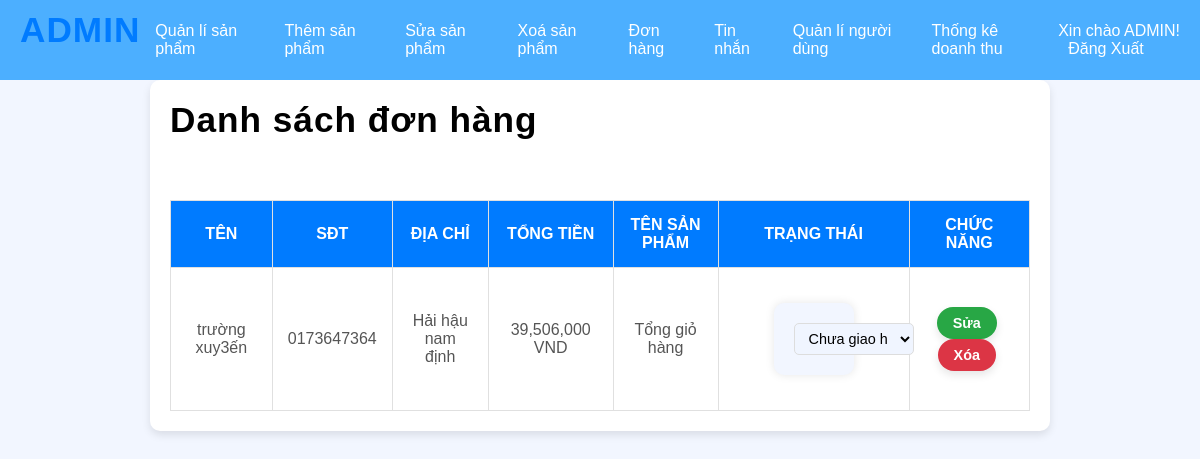
Screenshot of /donhang.php with the database file from the repository.
### tables this page shows
CREATE TABLE `don_hang` (
  `ten` varchar(100) NOT NULL,
  `sdt` varchar(11) NOT NULL,
  `diachi` varchar(100) NOT NULL,
  `tongtien` int(9) NOT NULL,
  `tensanpham` varchar(150) NOT NULL,
  `user_id` int(11) NOT NULL
);

### donhang.php (the view, shortened to what this page needs)
<!DOCTYPE html>
<html>
<head>
</head>
<body>
    <?php include 'header_admin.php'; ?>
    <section class="content">
        <h1 style="color: black;">Danh sách đơn hàng</h1>
        <table>
            <thead>
                <tr>
                    <th>Tên</th>
                    <th>SĐT</th>
                    <th>Địa chỉ</th>
                    <th>Tổng tiền</th>
                    <th>Tên sản phẩm</th>
                    <th>Trạng thái</th>
                    <th>Chức năng</th>
                </tr>
            </thead>
            <tbody>
                <?php
                    include 'database.php';
                    $sql = "SELECT * FROM don_hang";
                    $result = $conn->query($sql);
                    if ($result->num_rows > 0) {
                        while ($row = $result->fetch_assoc()) {
                            echo "<tr>";
                            echo "<td>" . $row['ten'] . "</td>";
                            echo "<td>" . $row['sdt'] . "</td>";
                            echo "<td>" . $row['diachi'] . "</td>";
                            echo "<td>" . number_format($row['tongtien']) . " VND" . "</td>";
                            echo "<td>" . $row['tensanpham'] . "</td>";
                            $status = $row['status'];
                            echo "<td>
                                    <form action='update_status_donhang.php' method='POST' class='status' onChange='this.submit()'>
                                        <select name='status'>
                                            <option value='0' " . ($status == 0 ? 'selected' : '') . ">Chưa giao hàng</option>
                                            <option value='1' " . ($status == 1 ? 'selected' : '') . ">Đã giao</option>
                                        </select>
                                        <input type='hidden' name='user_id' value='" . $row['user_id'] . "' />
                                    </form>
                                  </td>";
                            echo "<td>
                                    <a href='edit_donhang.php?order_id=" . $row['order_id'] . "&ten=" . $row['ten'] . "' class='btn-edit'>Sửa</a>
                                    <a href='delete_donhang.php?order_id=" . $row['order_id'] . "' onclick='return confirm(\"Bạn có chắc chắn muốn xóa đơn hàng này không?\")' class='btn-delete'>Xóa</a>
                                  </td>";
                            echo "</tr>";
                        }
                    } else {
                        echo "<tr><td colspan='7'>Không có đơn hàng nào!</td></tr>";
                    }
                ?>
            </tbody>
        </table>
    </section>
</body>
</html>

### style.css (style rules this page uses)
* { margin: 0; padding: 0; box-sizing: border-box; }
body { font-family: Arial, sans-serif; color: #333; background-color: #f2f6ff; }
.content { width: 75%; padding: 20px; background-color: #ffffff; border-radius: 10px; box-shadow: 0 4px 8px rgba(0, 0, 0, 0.1); }
.content h1 { color: #0277bd; margin-bottom: 20px; }
form { width: 50%; margin: 20px auto; padding: 20px; background-color: #f2f6ff; border-radius: 10px; box-shadow: 0px 0px 10px rgba(0, 0, 0, 0.1); }
.content { display: flex; flex-wrap: wrap; gap: 20px; justify-content: space-between; padding: 20px; width: 75%; margin: 0 auto; }

### donhang.php (style rules this page uses)
* { margin: 0; padding: 0; box-sizing: border-box; }
body { font-family: Arial, sans-serif; background-color: #f4f7fb; color: #333; }
.content { max-width: 1200px; margin: 40px auto; padding: 30px; background-color: #ffffff; box-shadow: 0 8px 16px rgba(0, 0, 0, 0.1); border-radius: 12px; }
h1 { text-align: center; color: #007bff; font-size: 2.2em; margin-bottom: 20px; font-weight: 700; letter-spacing: 1px; }
table { width: 100%; border-collapse: collapse; margin-top: 20px; }
th, td { padding: 15px; border: 1px solid #e0e0e0; text-align: center; font-size: 1em; }
th { background-color: #007bff; color: #ffffff; font-weight: 600; text-transform: uppercase; }
td { color: #555; }
.btn-edit, .btn-delete { display: inline-block; padding: 8px 16px; color: #ffffff; text-decoration: none; border-radius: 20px; font-size: 0.9em; margin-right: 5px; transition: background-color 0.3s ease, transform 0.2s; font-weight: bold; box-shadow: 0 4px 8px rgba(0, 0, 0, 0.1); }
.btn-edit { background-color: #28a745; }
.btn-delete { background-color: #dc3545; }
.status select { padding: 6px 10px; font-size: 0.9em; width: 120px; border-radius: 5px; border: 1px solid #ddd; background-color: #f0f5ff; cursor: pointer; transition: background-color 0.3s ease, box-shadow 0.2s; }

### rows the page displays
don_hang: ten "trường xuy3ến", sdt "0173647364", diachi "Hải hậu nam định", tongtien "39,506,000", tensanpham "Tổng giỏ hàng"
